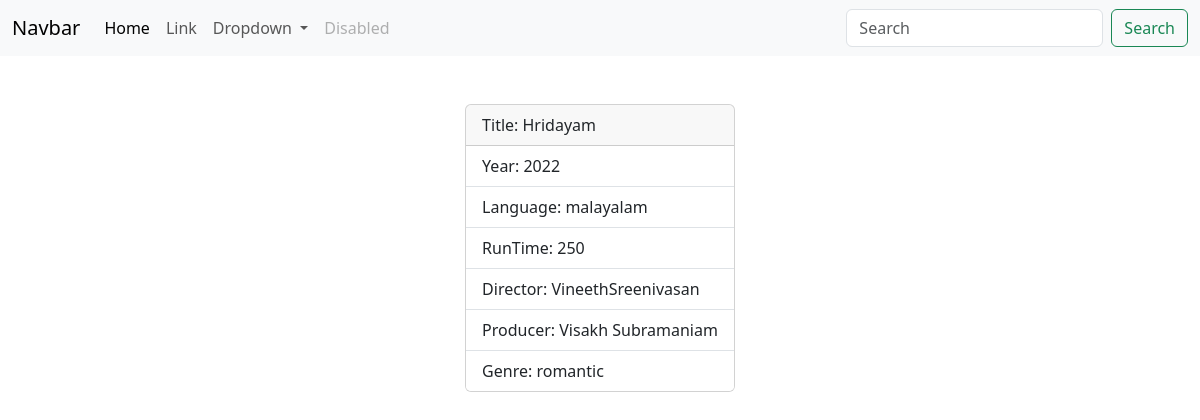
The page /movie/1/ on the database its author committed.
### myapp/models.py (models this page shows, shortened)
class Movie(models.Model):
    title=models.CharField(max_length=200)
    year=models.CharField(max_length=200)
    director=models.CharField(max_length=200)
    run_time=models.PositiveIntegerField()
    language=models.CharField(max_length=200)
    genre=models.CharField(max_length=200)
    producer=models.CharField(max_length=200,null=True)

### myapp/views.py (the view)
# urls.py: path('movie/<int:pk>/',views.MovieDetailView.as_view(),name="movie-detail"),
class MovieDetailView(View):
    def get(self,request,*args,**kwargs):
        id=kwargs.get("pk")
        qs=Movie.objects.get(id=id)
        return render(request,"movie_detail.html",{"data":qs})

### myapp/templates/movie_detail.html (shortened to what this page needs)
{%extends 'base.html'%}
{%block main_block%}
<div class="container mt-5 d-flex justify-content-center">
  <div class="card">
      <div class="card-header">
        Title: {{data.title}}
      </div>
      <ul class="list-group list-group-flush">
        <li class="list-group-item">Year: {{data.year}}</li>
        <li class="list-group-item">Language: {{data.language}}</li>
        <li class="list-group-item">RunTime: {{data.run_time}}</li>
        <li class="list-group-item">Director: {{data.director}}</li>
        <li class="list-group-item">Producer: {{data.producer}}</li>
        <li class="list-group-item">Genre: {{data.genre}}</li>
      </ul>
    </div>
</div>
{%endblock%}

### rows shown on the page
Movie: title "Hridayam", year "2022", language "malayalam", run_time "250", director "VineethSreenivasan", producer "Visakh Subramaniam", genre "romantic"
